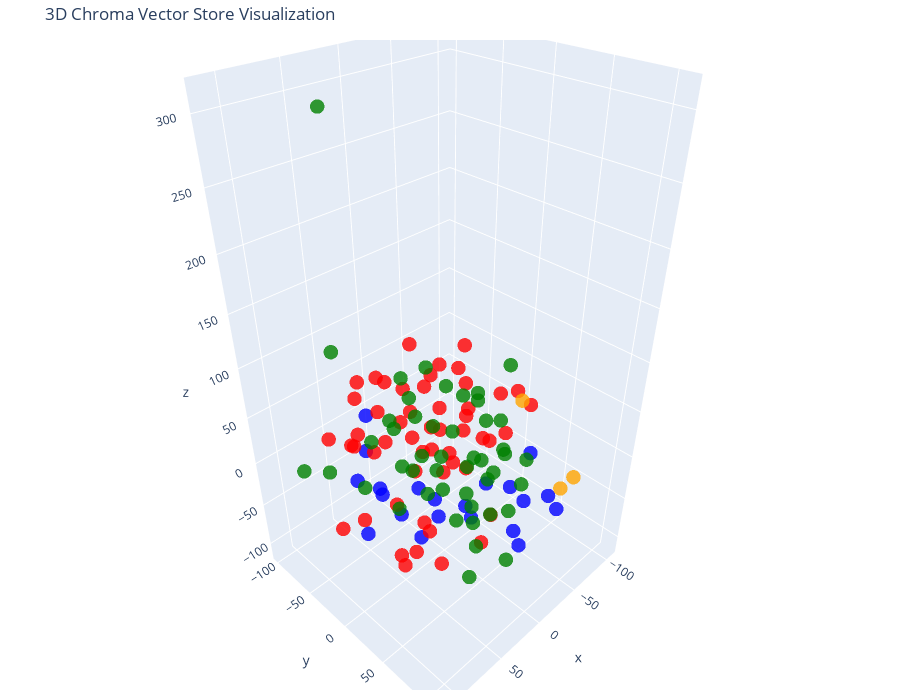

The notebook cell saved with this chart:
### Code cell
# Let's try 3D!

tsne = TSNE(n_components=3, random_state=42)
reduced_vectors = tsne.fit_transform(vectors)

# Create the 3D scatter plot
fig = go.Figure(data=[go.Scatter3d(
    x=reduced_vectors[:, 0],
    y=reduced_vectors[:, 1],
    z=reduced_vectors[:, 2],
    mode='markers',
    marker=dict(size=5, color=colors, opacity=0.8),
    text=[f"Type: {t}<br>Text: {d[:100]}..." for t, d in zip(doc_types, documents)],
    hoverinfo='text'
)])

fig.update_layout(
    title='3D Chroma Vector Store Visualization',
    scene=dict(xaxis_title='x', yaxis_title='y', zaxis_title='z'),
    width=900,
    height=700,
    margin=dict(r=20, b=10, l=10, t=40)
)

fig.show()

### Figure 1 — Plotly figure (JSON) as saved in the notebook; plotly's stock layout.template omitted (floating-point values rounded to 4 significant figures)
{"data": [{"hoverinfo": "text", "marker": {"color": ["blue", "blue", "blue", "blue", "blue", "blue", "blue", "blue", "blue", "blue", "blue", "blue", "blue", "blue", "blue", "blue", "blue", "blue", "blue", "blue", "blue", "red", "red", "red", "red", "red", "red", "red", "red", "red", "red", "red", "red", "red", "red", "red", "red", "red", "red", "red", "red", "red", "red", "red", "red", "red", "red", "red", "red", "red", "red", "red", "red", "red", "red", "red", "red", "red", "red", "red", "red", "red", "red", "red", "red", "red", "red", "red", "red", "red", "red", "red", "red", "orange", "orange", "orange", "green", "green", "green", "green", "green", "green", "green", "green", "green", "green", "green", "green", "green", "green", "green", "green", "green", "green", "green", "green", "green", "green", "green", "green", "green", "green", "green", "green", "green", "green", "green", "green", "green", "green", "green", "green", "green", "green", "green", "green", "green", "green", "green", "green", "green", "green", "green"], "opacity": 0.8, "size": 5}, "mode": "markers", "text": ["Type: products<br>Text: # Product Summary\n\n# Rellm: AI-Powered Enterprise Reinsurance Solution\n\n## Summary\n\nRellm is an inno...", "Type: products<br>Text: ### Seamless Integrations\nRellm's architecture is designed for effortless integration with existing ...", "Type: products<br>Text: ### Regulatory Compliance Tools\nRellm includes built-in compliance tracking features to help organiz...", "Type: products<br>Text: Join the growing number of organizations leveraging Rellm to enhance their reinsurance processes whi...", "Type: products<br>Text: Experience the future of reinsurance with Rellm, where innovation meets reliability. Let Insurellm h...", "Type: products<br>Text: # Product Summary\n\n# Markellm\n\n## Summary\n\nMarkellm is an innovative two-sided marketplace designed ...", "Type: products<br>Text: - **User-Friendly Interface**: Designed with user experience in mind, Markellm features an intuitive...", "Type: products<br>Text: - **Customer Support**: Our dedicated support team is always available to assist both consumers and ...", "Type: products<br>Text: ### For Insurance Companies:\n- **Basic Listing Fee**: $199/month for a featured listing on the platf...", "Type: products<br>Text: ### Q3 2025\n- Initiate a comprehensive marketing campaign targeting both consumers and insurers to i...", "Type: products<br>Text: # Product Summary\n\n# Homellm\n\n## Summary\nHomellm is an innovative home insurance product developed b...", "Type: products<br>Text: ### 2. Dynamic Pricing Model\nWith Homellm's innovative dynamic pricing model, insurance providers ca...", "Type: products<br>Text: ### 5. Multi-Channel Integration\nHomellm seamlessly integrates into existing insurance platforms, pr...", "Type: products<br>Text: - **Basic Tier:** Starting at $5,000/month for small insurers with basic integration features.\n- **S...", "Type: products<br>Text: All tiers include a comprehensive training program and ongoing updates to ensure optimal performance...", "Type: products<br>Text: With Homellm, Insurellm is committed to transforming the landscape of home insurance, ensuring both ...", "Type: products<br>Text: # Product Summary\n\n# Carllm\n\n## Summary\n\nCarllm is an innovative auto insurance product developed by...", "Type: products<br>Text: - **Instant Quoting**: With Carllm, insurance companies can offer near-instant quotes to customers, ...", "Type: products<br>Text: - **Mobile Integration**: Carllm is designed to work seamlessly with mobile applications, providing ...", "Type: products<br>Text: - **Professional Tier**: $2,500/month\n  - For medium-sized companies.\n  - All Basic Tier features pl...", "Type: products<br>Text: ### Q2 2025: Customer Experience Improvements\n- Launch of a new **mobile app** for end-users.\n- Intr...", "Type: contracts<br>Text: # Contract with GreenField Holdings for Markellm\n\n**Effective Date:** November 15, 2023  \n**Contract...", "Type: contracts<br>Text: ## Renewal\n1. **Automatic Renewal**: This contract will automatically renew for sequential one-year ...", "Type: contracts<br>Text: ## Features\n1. **AI-Powered Matching**: Access to advanced algorithms that connect GreenField Holdin...", "Type: contracts<br>Text: ## Support\n1. **Customer Support Access**: The Client will have access to dedicated support through ...", "Type: contracts<br>Text: **Signatures:**  \n_________________________                           _________________________  \n**...", "Type: contracts<br>Text: # Contract with Apex Reinsurance for Rellm: AI-Powered Enterprise Reinsurance Solution\n\n## Terms\n\n1....", "Type: contracts<br>Text: ## Renewal\n\n1. **Automatic Renewal**: This Agreement will automatically renew for successive one-yea...", "Type: contracts<br>Text: 2. **Seamless Integrations**: The architecture of Rellm allows for easy integration with existing sy...", "Type: contracts<br>Text: 1. **Technical Support**: Provider shall offer dedicated technical support to the Client via phone, ...", "Type: contracts<br>Text: **Insurellm, Inc.**  \n_____________________________  \nAuthorized Signature   \nDate: ________________...", "Type: contracts<br>Text: # Contract with Greenstone Insurance for Homellm\n\n---\n\n## Terms\n\n1. **Parties**: This Contract (\"Agr...", "Type: contracts<br>Text: 4. **Payment Terms**: \n   - The Customer shall pay an amount of $10,000 per month for the Standard T...", "Type: contracts<br>Text: ---\n\n## Features\n\n- **AI-Powered Risk Assessment**: Customer will have access to enhanced risk evalu...", "Type: contracts<br>Text: - **Customer Portal**: A dedicated portal will be provided, allowing the Customer's clients to manag...", "Type: contracts<br>Text: ______________________________  \n[Name], [Title]  \nDate: ______________________\n\n**For Greenstone In...", "Type: contracts<br>Text: # Contract with Roadway Insurance Inc. for Carllm\n\n---\n\n## Terms\n\n1. **Agreement Effective Date**: T...", "Type: contracts<br>Text: ---\n\n## Renewal\n\n1. **Automatic Renewal**: This agreement will automatically renew for an additional...", "Type: contracts<br>Text: ---\n\n## Features\n\n1. **Access to Core Features**: Roadway Insurance Inc. will have access to all Pro...", "Type: contracts<br>Text: ---\n\n## Support\n\n1. **Technical Support**: Roadway Insurance Inc. will receive priority technical su...", "Type: contracts<br>Text: # Contract with Stellar Insurance Co. for Rellm\n\n## Terms\nThis contract is made between **Insurellm*...", "Type: contracts<br>Text: ### Termination\nEither party may terminate this agreement with a **30-day written notice**. In the e...", "Type: contracts<br>Text: ## Features\nStellar Insurance Co. will receive access to the following features of the Rellm product...", "Type: contracts<br>Text: ## Support\nInsurellm provides Stellar Insurance Co. with the following support services:\n\n- **24/7 T...", "Type: contracts<br>Text: # Contract with TechDrive Insurance for Carllm\n\n**Contract Date:** October 1, 2024  \n**Contract Dura...", "Type: contracts<br>Text: ## Renewal\n\n1. **Automatic Renewal**: This contract shall automatically renew for additional one-yea...", "Type: contracts<br>Text: ## Support\n\n1. **Customer Support**: Insurellm will provide 24/7 customer support to TechDrive Insur...", "Type: contracts<br>Text: **TechDrive Insurance Representative:**  \nName: Sarah Johnson  \nTitle: Operations Director  \nDate: _...", "Type: contracts<br>Text: # Contract with Belvedere Insurance for Markellm\n\n## Terms\nThis Contract (\"Agreement\") is made and e...", "Type: contracts<br>Text: ## Renewal\n1. **Renewal Terms**: This Agreement may be renewed for additional one-year terms upon mu...", "Type: contracts<br>Text: ## Features\n1. **AI-Powered Matching**: Belvedere Insurance will benefit from Markellm's AI-powered ...", "Type: contracts<br>Text: ## Support\n1. **Technical Support**: Technical support will be available from 9 AM to 7 PM EST, Mond...", "Type: contracts<br>Text: **Belvedere Insurance**  \nSignature: ______________________  \nName: [Authorized Signatory]  \nTitle: ...", "Type: contracts<br>Text: # Contract with Velocity Auto Solutions for Carllm\n\n**Contract Date:** October 1, 2023  \n**Contract ...", "Type: contracts<br>Text: ## Renewal\n\n1. **Automatic Renewal**: This contract will automatically renew for successive 12-month...", "Type: contracts<br>Text: ## Support\n\n1. **Customer Support**: Velocity Auto Solutions will have access to Insurellm’s custome...", "Type: contracts<br>Text: # Contract with GreenValley Insurance for Homellm\n\n**Contract Date:** October 6, 2023  \n**Contract N...", "Type: contracts<br>Text: 4. **Confidentiality:** Both parties agree to maintain the confidentiality of proprietary informatio...", "Type: contracts<br>Text: 1. **AI-Powered Risk Assessment:** Access to advanced AI algorithms for real-time risk evaluations.\n...", "Type: contracts<br>Text: 3. **Regular Updates:** Insurellm will offer ongoing updates and enhancements to the Homellm platfor...", "Type: contracts<br>Text: # Contract with EverGuard Insurance for Rellm: AI-Powered Enterprise Reinsurance Solution\n\n**Contrac...", "Type: contracts<br>Text: 4. **Usage Rights**: EverGuard Insurance is granted a non-exclusive, non-transferable license to acc...", "Type: contracts<br>Text: 1. **Core Functionality**: Rellm provides EverGuard Insurance with advanced AI-driven analytics, sea...", "Type: contracts<br>Text: 1. **Customer Support**: Insurellm will provide EverGuard Insurance with 24/7 customer support, incl...", "Type: contracts<br>Text: ---\n\n**Signatures**  \n**For Insurellm**: __________________________  \n**Name**: John Smith  \n**Title...", "Type: contracts<br>Text: # Contract with BrightWay Solutions for Markellm\n\n**Contract Date:** October 5, 2023  \n**Contract ID...", "Type: contracts<br>Text: 3. **Service Level Agreement (SLA):**  \n   Insurellm commits to a 99.9% uptime for the platform with...", "Type: contracts<br>Text: 2. **Real-Time Quote Availability:**  \n   Consumers sourced via BrightWay Solutions will receive rea...", "Type: contracts<br>Text: 3. **Training and Onboarding:**  \n   Insurellm agrees to provide one free training session on how to...", "Type: contracts<br>Text: # Contract with Pinnacle Insurance Co. for Homellm\n\n## Terms\nThis contract (\"Contract\") is entered i...", "Type: contracts<br>Text: ## Renewal\n1. **Renewal Terms**: At the end of the initial term, this Contract shall automatically r...", "Type: contracts<br>Text: ## Features\n1. **AI-Powered Risk Assessment**: Utilized for tailored underwriting decisions specific...", "Type: contracts<br>Text: ## Support\n1. **Technical Support**: Insurellm shall provide 24/7 technical support via an email and...", "Type: company<br>Text: # Overview of Insurellm\n\nInsurellm is an innovative insurance tech firm with 200 employees across th...", "Type: company<br>Text: # Careers at Insurellm\n\nInsurellm is hiring! We are looking for talented software engineers, data sc...", "Type: company<br>Text: # About Insurellm\n\nInsurellm was founded by Avery Lancaster in 2015 as an insurance tech startup des...", "Type: employees<br>Text: # HR Record\n\n# Alex Chen\n\n## Summary\n- **Date of Birth:** March 15, 1990  \n- **Job Title:** Backend ...", "Type: employees<br>Text: ## Annual Performance History\n- **2020:**  \n  - Completed onboarding successfully.  \n  - Met expecta...", "Type: employees<br>Text: ## Compensation History\n- **2020:** Base Salary: $80,000  \n- **2021:** Base Salary Increase to $90,0...", "Type: employees<br>Text: Alex Chen continues to be a vital asset at Insurellm, contributing significantly to innovative backe...", "Type: employees<br>Text: # HR Record\n\n# Oliver Spencer\n\n## Summary\n- **Date of Birth**: May 14, 1990  \n- **Job Title**: Backe...", "Type: employees<br>Text: ## Annual Performance History\n- **2018**: **3/5** - Adaptable team player but still learning to take...", "Type: employees<br>Text: ## Compensation History\n- **March 2018**: Initial salary of $80,000.\n- **July 2019**: Salary increas...", "Type: employees<br>Text: # HR Record\n\n# Emily Tran\n\n## Summary\n- **Date of Birth:** March 18, 1991  \n- **Job Title:** Digital...", "Type: employees<br>Text: - **January 2017 - May 2018**: Marketing Intern  \n  - Supported the Marketing team by collaborating ...", "Type: employees<br>Text: - **2021**:  \n  - Performance Rating: Meets Expectations  \n  - Key Achievements: Contributed to the ...", "Type: employees<br>Text: - **Professional Development Goals**:  \n  - Emily Tran aims to become a Marketing Manager within the...", "Type: employees<br>Text: # HR Record\n\n# Jordan Blake\n\n## Summary\n- **Date of Birth:** March 15, 1993  \n- **Job Title:** Sales...", "Type: employees<br>Text: ## Annual Performance History\n- **2021:** First year at Insurellm; achieved 90% of monthly targets. ...", "Type: employees<br>Text: ## Other HR Notes\n- Jordan has shown an interest in continuing education, actively participating in ...", "Type: employees<br>Text: # Avery Lancaster\n\n## Summary\n- **Date of Birth**: March 15, 1985  \n- **Job Title**: Co-Founder & Ch...", "Type: employees<br>Text: - **2010 - 2013**: Business Analyst at Edge Analytics  \n  Prior to joining Innovate, Avery worked as...", "Type: employees<br>Text: - **2018**: **Exceeds Expectations**  \n  Under Avery’s pivoted vision, Insurellm launched two new su...", "Type: employees<br>Text: - **2022**: **Satisfactory**  \n  Avery focused on rebuilding team dynamics and addressing employee c...", "Type: employees<br>Text: ## Compensation History\n- **2015**: $150,000 base salary + Significant equity stake  \n- **2016**: $1...", "Type: employees<br>Text: ## Other HR Notes\n- **Professional Development**: Avery has actively participated in leadership trai...", "Type: employees<br>Text: # HR Record\n\n# Maxine Thompson\n\n## Summary\n- **Date of Birth:** January 15, 1991  \n- **Job Title:** ...", "Type: employees<br>Text: ## Insurellm Career Progression\n- **January 2017 - October 2018**: **Junior Data Engineer**  \n  * Ma...", "Type: employees<br>Text: ## Annual Performance History\n- **2017**: *Meets Expectations*  \n  Maxine showed potential in her ro...", "Type: employees<br>Text: - **2021**: *Exceeds Expectations*  \n  Maxine spearheaded the transition to a new data warehousing s...", "Type: employees<br>Text: ## Compensation History\n- **2017**: $70,000 (Junior Data Engineer)  \n- **2018**: $75,000 (Junior Dat...", "Type: employees<br>Text: # Samantha Greene\n\n## Summary\n- **Date of Birth:** October 14, 1990\n- **Job Title:** HR Generalist\n-...", "Type: employees<br>Text: ## Annual Performance History\n- **2020:** Exceeds Expectations  \n  Samantha Greene demonstrated exce...", "Type: employees<br>Text: ## Compensation History\n- **2020:** Base Salary - $55,000  \n  The entry-level salary matched industr...", "Type: employees<br>Text: - **2023:** Base Salary - $70,000  \n  Recognized for substantial improvement in employee relations m...", "Type: employees<br>Text: # HR Record\n\n# Alex Thomson\n\n## Summary\n- **Date of Birth:** March 15, 1995  \n- **Job Title:** Sales...", "Type: employees<br>Text: ## Annual Performance History  \n- **2022** - Rated as \"Exceeds Expectations.\" Alex Thomson achieved ...", "Type: employees<br>Text: ## Other HR Notes\n- Alex Thomson is an active member of the Diversity and Inclusion committee at Ins...", "Type: employees<br>Text: # HR Record\n\n# Samuel Trenton\n\n## Summary\n- **Date of Birth:** April 12, 1989  \n- **Job Title:** Sen...", "Type: employees<br>Text: ## Annual Performance History\n- **2023:** Rating: 4.5/5  \n  *Samuel exceeded expectations, successfu...", "Type: employees<br>Text: ## Compensation History\n- **2023:** Base Salary: $115,000 + Bonus: $15,000  \n  *Annual bonus based o...", "Type: employees<br>Text: - **Engagement in Company Culture:** Regularly participates in team-building events and contributes ...", "Type: employees<br>Text: # HR Record\n\n# Alex Harper\n\n## Summary\n- **Date of Birth**: March 15, 1993  \n- **Job Title**: Sales ...", "Type: employees<br>Text: ## Annual Performance History  \n- **2021**:  \n  - **Performance Rating**: 4.5/5  \n  - **Key Achievem...", "Type: employees<br>Text: - **2022**:  \n  - **Base Salary**: $65,000 (Promotion to Senior SDR)  \n  - **Bonus**: $13,000 (20% o...", "Type: employees<br>Text: # HR Record\n\n# Jordan K. Bishop\n\n## Summary\n- **Date of Birth:** March 15, 1990\n- **Job Title:** Fro...", "Type: employees<br>Text: ## Annual Performance History\n- **2019:** Exceeds Expectations - Continuously delivered high-quality...", "Type: employees<br>Text: ## Compensation History\n- **June 2018:** Starting Salary - $85,000\n- **June 2019:** Salary Increase ...", "Type: employees<br>Text: ## Other HR Notes\n- Jordan K. Bishop has been an integral part of club initiatives, including the In...", "Type: employees<br>Text: # HR Record\n\n# Emily Carter\n\n## Summary\n- **Date of Birth:** August 12, 1990  \n- **Job Title:** Acco...", "Type: employees<br>Text: - **2017-2019:** Marketing Intern  \n  - Assisted with market research and campaign development for s...", "Type: employees<br>Text: ## Compensation History\n| Year | Base Salary | Bonus         | Total Compensation |\n|------|--------...", "Type: employees<br>Text: Emily Carter exemplifies the kind of talent that drives Insurellm's success and is an invaluable ass..."], "type": "scatter3d", "x": [3.879, 72.67, 49.78, 84.25, -2.815, -34.4, 88.98, 73.23, 82.29, 79.24, -10.7, -1.939, 18.85, 76.75, 87.54, -16.15, -0.6643, 41.38, 26.58, 47.68, 54.78, -18.16, -7.29, 46.78, 58.58, 14.3, 23.86, 34.37, 78.08, -19.04, 1.136, 75.68, 91.07, 28.21, -45.52, -62.06, -3.714, 2.37, 114.9, -0.2204, -8.891, -6.453, 27.48, -0.2752, 24.58, 22.02, 5.291, 29.48, 28.7, -35.22, 83.6, 4.043, 26.1, -16.98, 23.02, -19.62, 32.61, 54.34, 23.43, -31.74, -1.986, -2.663, 57.11, -28.08, 1.491, 55.95, 54.02, 59.92, 73.81, 49.04, -23.15, 53.07, 35.29, -45.45, -91.49, -69.33, -81.25, -26.54, 73.65, -101.9, -79.08, -2.863, -66.07, -77.13, -62.94, -55.91, -91.71, -43.56, -43.61, -34.18, -3.69, -25.58, -49.99, -50.75, -67.9, -15.6, 54.34, -48.9, -5.869, -59.38, -36.69, -21.64, 5.551, -13.09, -2.739, 89.73, -29.1, 68.72, -49.2, -27.61, -30.32, -23.87, -23.4, 59.02, 2.07, -59.76, -49.12, 38.23, -55.75, 17.25, 6.192, -70.0, -106.8], "y": [77.66, -21.63, -26.99, 37.76, 110.2, 66.42, 5.422, -12.07, -17.45, 7.181, 81.14, 79.48, 102.0, 66.77, 63.22, 110.1, 48.36, 70.7, 50.63, 40.88, 25.51, -61.57, 53.79, 95.23, -23.42, -98.17, -12.21, 57.72, -17.68, -25.39, -75.1, 25.72, 47.56, -53.24, -18.88, -36.62, 47.59, 68.77, 2.607, 24.56, -14.9, 9.207, -20.36, -24.64, 9.118, 27.47, -0.07128, -8.521, -44.84, 48.37, -19.85, -38.44, -56.34, 28.62, 21.59, 8.657, -78.74, 51.03, 66.48, -49.62, -18.09, 7.585, 0.5877, -4.665, -18.48, -53.99, 30.68, 12.6, -64.76, 14.51, 71.44, -51.66, 10.55, 92.23, 9.654, 88.39, -55.63, 32.54, -36.88, -54.59, -34.36, 12.33, -11.4, -25.33, -3.827, -16.29, -7.556, -93.19, -33.19, -93.42, -61.19, -70.81, -61.45, -55.53, 12.61, -46.05, -76.56, 48.17, 28.01, 43.9, 25.28, -60.52, 45.0, 64.88, -69.63, -84.09, 9.2, -76.12, -65.22, 1.07, -1.218, -26.34, -100.4, 86.67, -98.73, -57.95, 35.23, -66.6, -81.34, -43.4, -15.64, 8.008, -27.74], "z": [18.11, -59.15, -31.31, 16.82, 26.42, 22.9, 64.31, 79.36, 13.56, 19.7, -5.313, -35.24, -18.68, 48.27, 13.74, 2.406, -0.9234, 6.18, -6.07, -10.06, 15.96, 78.63, 92.77, 31.15, 25.74, 35.23, -10.91, 45.31, -35.06, 27.8, 40.64, -46.24, -27.63, 70.77, 44.44, 68.59, 43.63, 67.99, -2.391, 58.09, 84.91, 94.76, 76.2, 61.63, 51.72, 33.86, 32.3, 32.97, 5.387, 77.34, 50.85, 29.09, 31.14, 26.84, 9.606, 45.85, -4.224, -53.2, -39.54, 44.59, -5.728, -4.894, -18.59, 8.939, -108.0, 11.45, 57.28, 79.5, 23.79, -72.41, 82.71, 63.04, -49.05, -7.355, 15.36, -13.07, -8.593, -68.21, 309.4, -25.36, 7.27, -73.4, -5.828, -71.19, -73.14, -48.4, -60.91, -11.7, -18.47, 17.02, -55.06, -81.21, -90.7, -68.78, 68.54, -39.62, 98.03, -34.88, -46.63, -14.81, -27.55, -3.734, -75.53, -92.25, -12.72, -14.99, -98.58, -25.0, -34.2, -64.46, -33.81, -75.55, -32.75, -35.66, -43.87, 13.05, -78.19, -58.16, 24.98, -84.14, -52.92, -31.93, -38.6]}], "layout": {"height": 700, "margin": {"b": 10, "l": 10, "r": 20, "t": 40}, "scene": {"xaxis": {"title": {"text": "x"}}, "yaxis": {"title": {"text": "y"}}, "zaxis": {"title": {"text": "z"}}}, "title": {"text": "3D Chroma Vector Store Visualization"}, "width": 900}}
